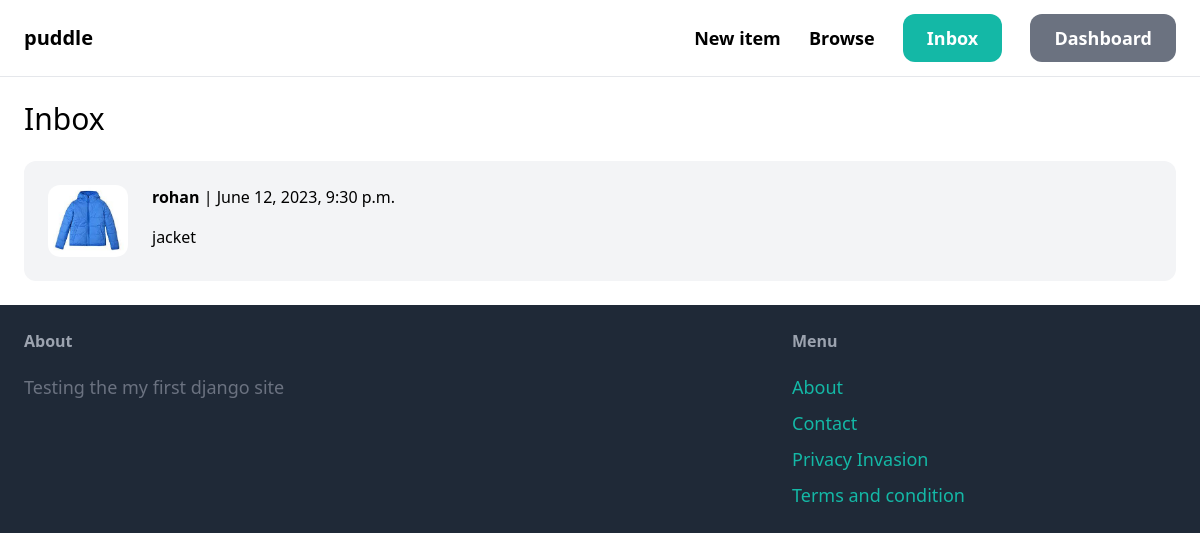
The page /inbox/ (signed in) on the database its author committed.
### conversation/models.py (models this page shows)
class Conversation(models.Model):
    item = models.ForeignKey(Item, related_name='conversations', on_delete=models.CASCADE)
    members = models.ManyToManyField(User, related_name='conversations')
    created_at = models.DateTimeField(auto_now_add=True)
    modified_at = models.DateTimeField(auto_now=True)
    class Meta:
        ordering = ('-modified_at',)

### item/models.py (models this page shows, shortened)
class Item(models.Model):
    category = models.ForeignKey(category,related_name='items',on_delete=models.CASCADE)
    name = models.CharField(max_length= 255)
    image = models.ImageField(upload_to='item_image',null=True,blank=True)
    description = models.TextField(null=True,blank=True)
    price = models.FloatField()
    is_sold = models.BooleanField(default=False)
    created_by = models.ForeignKey(User,related_name='items',on_delete=models.CASCADE)
    created_at = models.DateTimeField(auto_now_add=True)

### conversation/views.py (the view)
# urls.py: path('', views.inbox, name='inbox'),
@login_required
def inbox(request):
    conversations = Conversation.objects.filter(members__in=[request.user.id])
    return render(request, 'conversation/inbox.html', {
        'conversations': conversations
    })

### conversation/templates/conversation/inbox.html (shortened to what this page needs)
{% extends 'core/base.html' %}
{% block content %}
<h1 class="mb-6 text-3xl">Inbox</h1>
<div class="space-y-6">
    {% for conversation in conversations %}
        <a href="{% url 'conversation:detail' conversation.id %}">
            <div class="p-6 flex bg-gray-100 rounded-xl">
                <div class="pr-6">
                    <img src="{{ conversation.item.image.url }}" class="w-20 rounded-xl">
                </div>
                <div>
                    {% for member in conversation.members.all %}
                        {% if member != request.user %}
                            <p class="mb-4"><strong>{{ member.username }}</strong> | {{ conversation.modified_at }}</p>
                            <p>{{ conversation.item.name }}</p>
                        {% endif %}
                    {% endfor %}
                </div>
            </div>
        </a>
    {% endfor %}
</div>
{% endblock %}

### rows shown on the page
Conversation: item.image (picture), modified_at "June 12, 2023, 9:30 p.m.", item.name "jacket"

### other values the page prints
{{ member.username }} "rohan"
